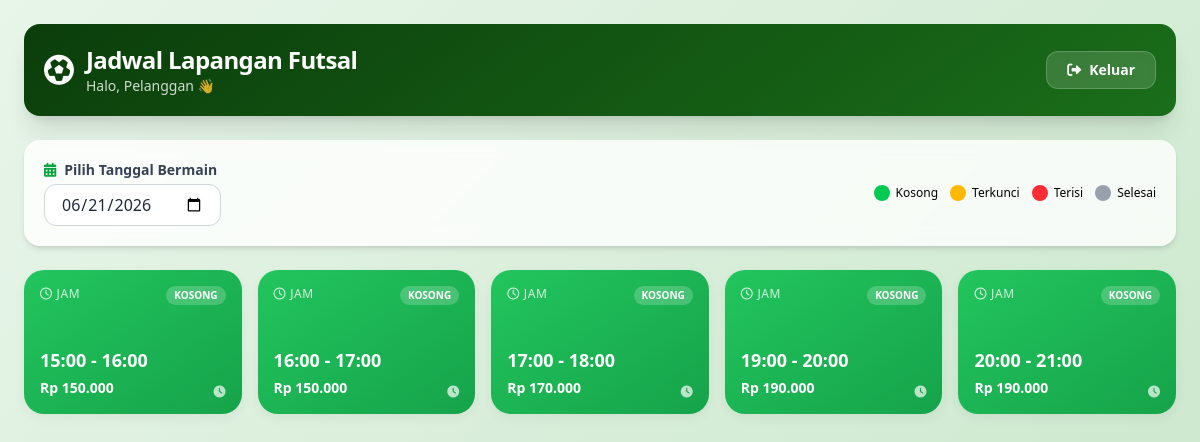
The app's page /views/jadwal.php?tanggal=2026-06-21 with its own data.
### tables this page shows
CREATE TABLE `slot_waktu` (
  `id_slot` int(11) NOT NULL,
  `id_lapangan` int(11) NOT NULL,
  `tanggal` date NOT NULL,
  `jam_mulai` time NOT NULL,
  `jam_selesai` time NOT NULL,
  `status_slot` enum('kosong','terkunci','terisi') DEFAULT 'kosong',
  `lock_expired_at` datetime DEFAULT NULL,
  `tarif` decimal(10,2) NOT NULL
);

### controllers/BookingController.php (called while the page is built, shortened)
<?php
require_once __DIR__ . '/../repositories/SlotRepository.php';
require_once __DIR__ . '/../services/BookingService.php';
class BookingController {
    private $bookingService;
    public function __construct() {
        $database = new Database();
        $dbConn = $database->getConnection();
        $slotRepo = new SlotRepository($dbConn);
        $bookingRepo = new BookingRepository($dbConn);
        $this->bookingService = new BookingService($slotRepo, $bookingRepo);
    }
    public function lihatJadwal($tanggal) {
        return $this->bookingService->getJadwalPerTanggal($tanggal);
    }
}

### services/BookingService.php (called while the page is built, shortened)
<?php
class BookingService {
    private $slotRepo;
    public function __construct($slotRepository, $bookingRepository) {
        $this->slotRepo = $slotRepository;
    }
    public function getJadwalPerTanggal($tanggal) {
        return $this->slotRepo->findByTanggal($tanggal);
    }
}

### repositories/SlotRepository.php (called while the page is built, shortened)
<?php
class SlotRepository {
    private $db;
    public function __construct($dbConnection) {
        $this->db = $dbConnection;
    }
    public function findByTanggal($tanggal) {
        $query = "SELECT *,
                  CASE
                    WHEN status_slot = 'terisi' AND TIMESTAMP(tanggal, jam_selesai) < NOW() THEN 'selesai'
                    WHEN status_slot = 'terkunci' AND lock_expired_at < NOW() THEN 'kosong'
                    ELSE status_slot
                  END as status_riil
                  FROM slot_waktu
                  WHERE tanggal = :tanggal
                  ORDER BY jam_mulai ASC";
        $stmt = $this->db->prepare($query);
        $stmt->bindParam(":tanggal", $tanggal);
        $stmt->execute();
        return $stmt->fetchAll();
    }
}

### views/jadwal.php (the view, shortened to what this page needs)
<?php
try {
    $bookingController = new BookingController();
    $tanggalPilihan = $_GET['tanggal'] ?? date('Y-m-d');
    $listSlot = $bookingController->lihatJadwal($tanggalPilihan);
} catch (Throwable $e) {
    die("<div style='background:#fee2e2; color:#991b1b; padding:20px; font-family:sans-serif;'>
            <b>ERROR INTERNAL TERTANGKAP:</b><br>" . $e->getMessage() . "
            <br><br><i>Petunjuk: Kemungkinan ada spasi tersembunyi (Non-Breaking Space) di file Controller, Service, atau Repository.</i>
         </div>");
}
?>
<!DOCTYPE html>
<html lang="id">
<head>
    <script src="https://cdn.jsdelivr.net/npm/@tailwindcss/browser@4"></script>
    <link rel="stylesheet" href="https://cdnjs.cloudflare.com/ajax/libs/font-awesome/6.0.0-beta3/css/all.min.css">
</head>
<body class="min-h-screen p-4 md:p-6">
    <div class="max-w-6xl mx-auto">
        <div class="header-gradient rounded-2xl p-5 flex flex-wrap items-center justify-between shadow-xl mb-6 text-white">
            <div class="flex items-center gap-3">
                <i class="fas fa-futbol text-3xl"></i>
                <div>
                    <h1 class="text-2xl font-extrabold tracking-tight">Jadwal Lapangan Futsal</h1>
                    <p class="text-sm opacity-80">Halo, <?php echo htmlspecialchars($_SESSION['nama'] ?? 'Pelanggan'); ?> 👋</p>
                </div>
            </div>
            <a href="logout.php" class="btn-logout px-5 py-2 rounded-xl text-sm font-semibold transition flex items-center gap-2">
                <i class="fas fa-sign-out-alt"></i> Keluar
            </a>
        </div>
        <div class="bg-white/80 backdrop-blur p-5 rounded-2xl shadow-md mb-6 flex flex-wrap items-center justify-between gap-4">
            <div>
                <label class="block text-sm font-semibold text-gray-700 mb-1"><i class="fas fa-calendar-alt text-green-600 mr-2"></i>Pilih Tanggal Bermain</label>
                <form method="GET" action="" id="formTanggal" class="inline">
                    <input type="date" name="tanggal" value="<?php echo $tanggalPilihan; ?>" onchange="document.getElementById('formTanggal').submit();"
                           class="px-4 py-2 border border-gray-300 rounded-xl focus:ring-2 focus:ring-green-500 focus:border-green-500 outline-none text-gray-800 font-medium bg-white">
                </form>
            </div>
            <div class="flex flex-wrap gap-3 text-xs font-medium">
                <div class="flex items-center gap-1.5"><span class="w-4 h-4 rounded-full bg-green-500 block"></span> Kosong</div>
                <div class="flex items-center gap-1.5"><span class="w-4 h-4 rounded-full bg-amber-400 block"></span> Terkunci</div>
                <div class="flex items-center gap-1.5"><span class="w-4 h-4 rounded-full bg-red-500 block"></span> Terisi</div>
                <div class="flex items-center gap-1.5"><span class="w-4 h-4 rounded-full bg-gray-400 block"></span> Selesai</div>
            </div>
        </div>
        <div class="grid grid-cols-2 sm:grid-cols-3 md:grid-cols-4 lg:grid-cols-5 gap-4">
            <?php if (empty($listSlot)): ?>
                <div class="col-span-full bg-white/80 backdrop-blur p-12 rounded-2xl text-center text-gray-500 shadow-md border-2 border-dashed border-gray-300">
                    <i class="fas fa-calendar-times text-4xl text-gray-300 mb-2 block"></i>
                    Belum ada definisi slot waktu untuk tanggal ini.
                </div>
            <?php else: ?>
                <?php foreach ($listSlot as $slot):
                    $statusClass = 'kosong';
                    $statusLabel = 'Kosong';
                    $icon = 'fa-clock';
                    $onclick = ($slot->status_riil === 'kosong') ? "window.location.href='formulir_booking.php?id_slot=".$slot->id_slot."'" : "";
                ?>
                    <div <?php if($onclick) echo "onclick=\"$onclick\""; ?>
                         class="slot-card <?php echo $statusClass; ?> p-4 flex flex-col justify-between h-36 <?php echo $onclick ? 'cursor-pointer' : 'cursor-not-allowed'; ?>">
                        <div class="flex justify-between items-start">
                            <span class="text-xs uppercase tracking-wider opacity-80"><i class="far fa-clock mr-1"></i>Jam</span>
                            <span class="text-[10px] bg-white/20 px-2 py-0.5 rounded-full font-bold uppercase"><?php echo $statusLabel; ?></span>
                        </div>
                        <div>
                            <p class="font-bold text-lg">
                                <?php echo date('H:i', strtotime($slot->jam_mulai)) . ' - ' . date('H:i', strtotime($slot->jam_selesai)); ?>
                            </p>
                            <div class="flex justify-between items-end mt-1">
                                <span class="text-sm font-semibold">Rp <?php echo number_format($slot->tarif, 0, ',', '.'); ?></span>
                                <i class="fas <?php echo $icon; ?> text-xs opacity-70"></i>
                            </div>
                        </div>
                    </div>
                <?php endforeach; ?>
            <?php endif; ?>
        </div>
    </div>
</body>
</html>

### views/jadwal.php (style rules this page uses)
body { background: linear-gradient(135deg, #e8f5e9 0%, #c8e6c9 100%); font-family: 'Segoe UI', Tahoma, Geneva, Verdana, sans-serif; }
.slot-card { transition: all 0.2s ease; border-radius: 1.25rem; box-shadow: 0 4px 12px rgba(0,0,0,0.05); }
.slot-card.kosong { background: linear-gradient(145deg, #22c55e, #16a34a); color: white; }
.header-gradient { background: linear-gradient(145deg, #0b3d0b, #1a6e1a); }
.btn-logout { background: rgba(255,255,255,0.15); backdrop-filter: blur(4px); border: 1px solid rgba(255,255,255,0.2); }

### records on screen
slot_waktu: statusLabel "KOSONG", jam_mulai "15:00", jam_selesai "16:00", tarif "150.000"
slot_waktu: statusLabel "KOSONG", jam_mulai "16:00", jam_selesai "17:00", tarif "150.000"
slot_waktu: statusLabel "KOSONG", jam_mulai "17:00", jam_selesai "18:00", tarif "170.000"
slot_waktu: statusLabel "KOSONG", jam_mulai "19:00", jam_selesai "20:00", tarif "190.000"
slot_waktu: statusLabel "KOSONG", jam_mulai "20:00", jam_selesai "21:00", tarif "190.000"

### other values on screen
$_SESSION['nama'] "Pelanggan"
